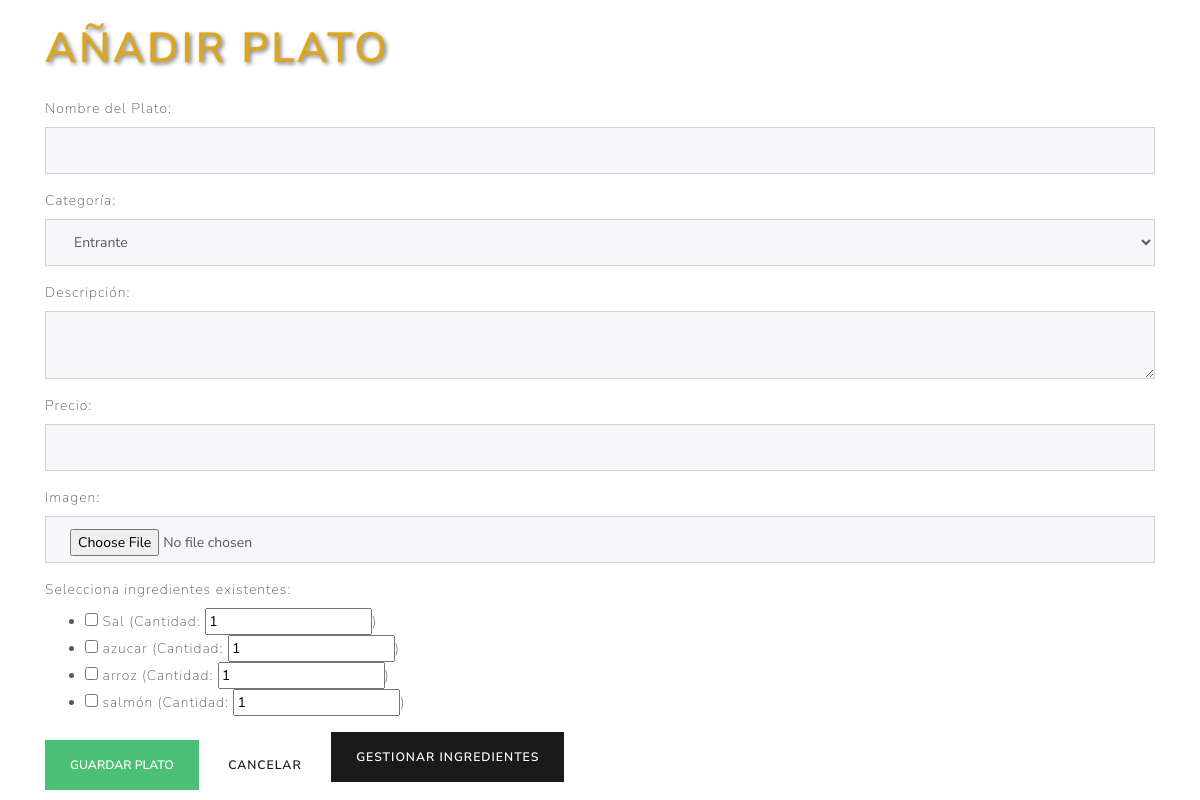
The app's page /add_plato with its own data.
### tables this page shows
CREATE TABLE Ingredientes (
                id INTEGER PRIMARY KEY AUTOINCREMENT,
                nombre TEXT UNIQUE NOT NULL,
                cantidad INTEGER NOT NULL DEFAULT 0,
                precio_unitario REAL NOT NULL,
                valor_minimo INTEGER NOT NULL DEFAULT 0
            );

### main.py (the view, shortened to what this page needs)
@app.route('/add_plato', methods=['GET', 'POST'])
def add_plato():
    ingredientes = obtener_ingredientes()
    return render_template('add_plato.html', ingredientes=ingredientes)

### db.py (called while the page is built)
@contextmanager
def get_db():
    db = SessionLocal()
    try:
        yield db
    finally:
        db.close()

def obtener_ingredientes():
    with get_db() as db:
        result = db.execute(text("SELECT * FROM Ingredientes"))
        ingredientes = []
        for ingrediente in result.fetchall():
            ingrediente_dict = {
                "id": ingrediente.id,
                "nombre": ingrediente.nombre,
                "cantidad": ingrediente.cantidad,
                "precio_unitario": ingrediente.precio_unitario,
                "valor_minimo": ingrediente.valor_minimo
            }
            ingredientes.append(ingrediente_dict)
        return ingredientes

### templates/add_plato.html (shortened to what this page needs)
<!DOCTYPE html>
<html lang="es">
<head>
    <link href="https://cdn.jsdelivr.net/npm/bootswatch@4.5.2/dist/lux/bootstrap.min.css" rel="stylesheet">
    <link rel="stylesheet" type="text/css" href="{{ url_for('static', filename='main.css') }}">
</head>
<body>
    <div class="container mt-4">
        <h1 class="mb-4">Añadir Plato</h1>
        <form method="POST" enctype="multipart/form-data">
            <div class="mb-3">
                <label for="nombre" class="form-label">Nombre del Plato:</label>
                <input type="text" class="form-control" id="nombre" name="nombre" required>
            </div>
            <div class="mb-3">
                <label for="categoria" class="form-label">Categoría:</label>
                <select class="form-control" id="categoria" name="categoria" required>
                    <option value="entrante">Entrante</option>
                </select>
            </div>
            <div class="mb-3">
                <label for="descripcion" class="form-label">Descripción:</label>
                <textarea class="form-control" id="descripcion" name="descripcion"></textarea>
            </div>
            <div class="mb-3">
                <label for="precio" class="form-label">Precio:</label>
                <input type="number" step="0.01" class="form-control" id="precio" name="precio" required>
            </div>
            <div class="mb-3">
                <label for="imagen" class="form-label">Imagen:</label>
                <input type="file" class="form-control" id="imagen" name="imagen" accept=".png, .jpg, .jpeg, .gif">
            </div>
            <div class="mb-3">
                <label class="form-label">Selecciona ingredientes existentes:</label>
                <ul>
                    {% for ingrediente in ingredientes %}
                    <li>
                        <input type="checkbox" name="ingrediente_id" value="{{ ingrediente.id }}">
                        {{ ingrediente.nombre }} (Cantidad:
                        <input type="number" name="cantidad_{{ ingrediente.id }}" min="1" value="1">)
                    </li>
                    {% endfor %}
                </ul>
            </div>
            <button type="submit" class="btn btn-success">Guardar Plato</button>
            <a href="{{ url_for('admin_platos') }}" class="btn btn-secondary">Cancelar</a>
            <a href="{{ url_for('admin_ingredientes') }}" class="btn btn-primary mb-3">
             Gestionar Ingredientes
        </a>
        </form>
    </div>
</body>
</html>

### static/main.css (style rules this page uses)
h1 { font-size: 3em; color: #DAA520; text-shadow: 2px 2px 4px rgba(0, 0, 0, 0.5); }

### records on screen
Ingredientes: nombre "Sal"
Ingredientes: nombre "azucar"
Ingredientes: nombre "arroz"
Ingredientes: nombre "salmón"
